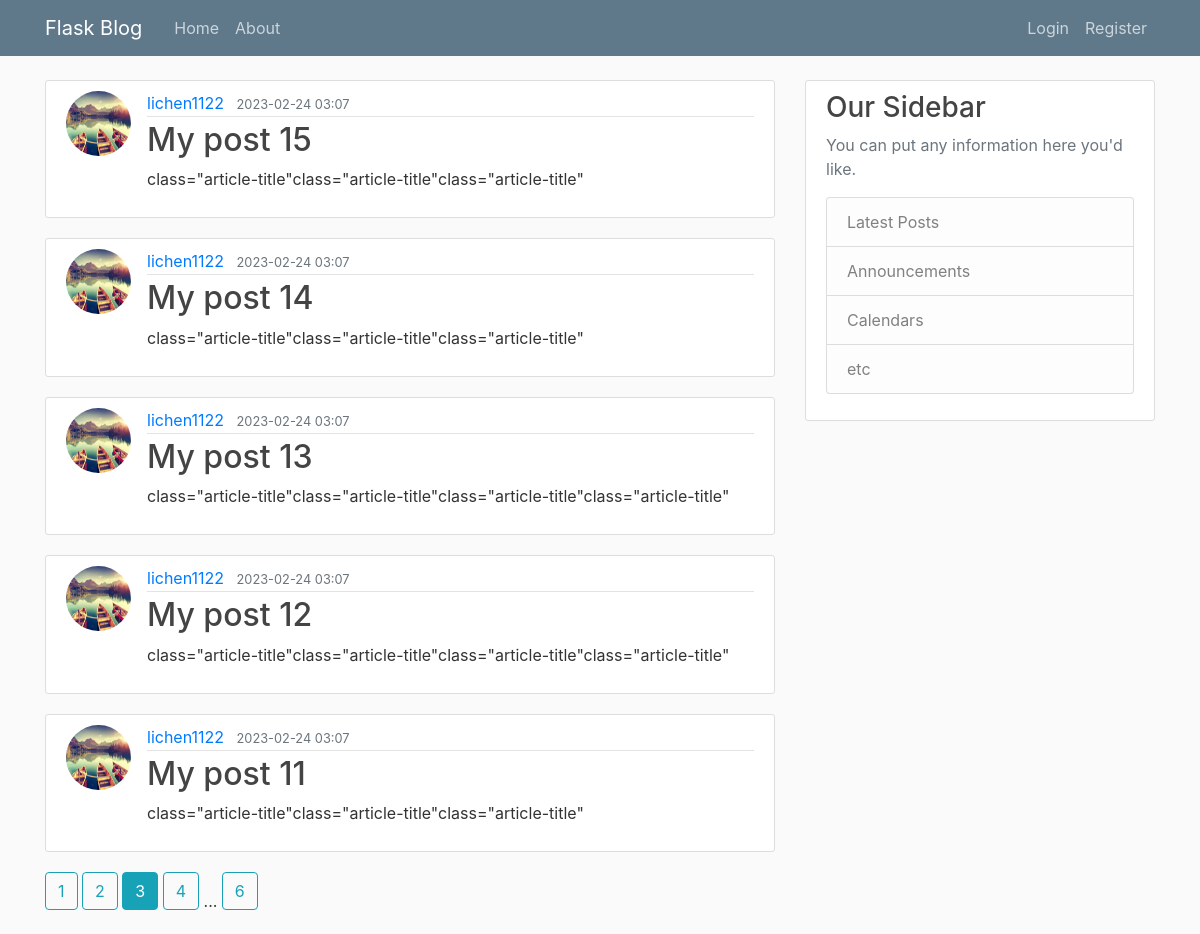
Screenshot of /home?page=3 with the database file from the repository.
### flaskblog/models.py (models this page shows, shortened)
class Post(db.Model):
    id = db.Column(db.Integer, primary_key=True)
    title = db.Column(db.String(100), nullable=False)
    date_posted = db.Column(db.DateTime, nullable=False, default=datetime.utcnow())
    content = db.Column(db.Text, nullable=False)
    author_id = db.Column(db.Integer, db.ForeignKey("user.id"), nullable=False)
    author = db.relationship('User', back_populates='posts', lazy=True)

class User(db.Model, UserMixin):
    id = db.Column(db.Integer, primary_key = True )
    username = db.Column(db.String(20), unique=True, nullable=False)
    email = db.Column(db.String(120), unique=True, nullable=False)
    image_file = db.Column(db.String(20), nullable=False, default='default.jpg')
    password = db.Column(db.String(60), nullable=False)
    posts = db.relationship('Post', back_populates='author', lazy=True)

### flaskblog/main/routes.py (the view)
@main.route("/")
@main.route("/home")
def home():
    page = request.args.get('page', 1, type=int) # set default value to 1, and type is integer
    posts = Post.query.order_by(Post.id.desc()).paginate(page=page, per_page=5)
    return render_template('home.html', posts=posts)

### flaskblog/templates/home.html
{% extends "layout.html" %}
{% block content %}
    {% for post in posts.items %}
        <article class="media content-section">
            <img class= "rounded-circle article-img" src="{{ url_for('static',filename='profile_pics/'+post.author.image_file) }}" alt="{{ post.author.username }}">
            <div class="media-body">
                <div class="article-metadata">
                    <a class="mr-2" href="{{ url_for('users.user_posts', username=post.author.username) }}">{{ post.author.username }}</a>
                    <small class="text-muted">{{ post.date_posted.strftime("%Y-%m-%d %H:%M") }}</small>
                </div>
                <h2><a class="article-title" href="{{ url_for('posts.post', post_id=post.id) }}">{{ post.title }}</a></h2>
                <p class="article-content">{{ post.content }}</p>
            </div>
        </article>
    {% endfor %}
    {% for page_num in posts.iter_pages(left_edge=1, right_edge=1, left_current=1, right_current=2) %}
        {% if page_num %}
            {% if posts.page==page_num %}
                <a class="btn btn-info mb-4" href="{{ url_for("main.home", page=page_num) }}">{{ page_num }}</a>
            {% else %}
                <a class="btn btn-outline-info mb-4" href="{{ url_for("main.home", page=page_num) }}">{{ page_num }}</a>
            {% endif %}
        {% else %}
            ...
        {% endif %}
    {% endfor %}
{% endblock content %}

### flaskblog/static/main.css (style rules this page uses)
body { background: #fafafa; color: #333333; margin-top: 5rem; }
h1, h2, h3, h4, h5, h6 { color: #444444; }
.content-section { background: #ffffff; padding: 10px 20px; border: 1px solid #dddddd; border-radius: 3px; margin-bottom: 20px; }
.article-title { color: #444444; }
.article-content { white-space: pre-line; }
.article-img { height: 65px; width: 65px; margin-right: 16px; }
.article-metadata { padding-bottom: 1px; margin-bottom: 4px; border-bottom: 1px solid #e3e3e3 }

### rows the page displays
Post: image_file (picture), author.username "lichen1122", date_posted "2023-02-24 03:07", title "My post 15", content "class=\"article-title\"class=\"article-title\"class=\"article-title\""
Post: image_file (picture), author.username "lichen1122", date_posted "2023-02-24 03:07", title "My post 14", content "class=\"article-title\"class=\"article-title\"class=\"article-title\""
Post: image_file (picture), author.username "lichen1122", date_posted "2023-02-24 03:07", title "My post 13", content "class=\"article-title\"class=\"article-title\"class=\"article-title\"class=\"article-title\""
Post: image_file (picture), author.username "lichen1122", date_posted "2023-02-24 03:07", title "My post 12", content "class=\"article-title\"class=\"article-title\"class=\"article-title\"class=\"article-title\""
Post: image_file (picture), author.username "lichen1122", date_posted "2023-02-24 03:07", title "My post 11", content "class=\"article-title\"class=\"article-title\"class=\"article-title\""

### other values shown
{{ page_num }} "1" "2" "4" "6"
{{ page_num }} "3"
